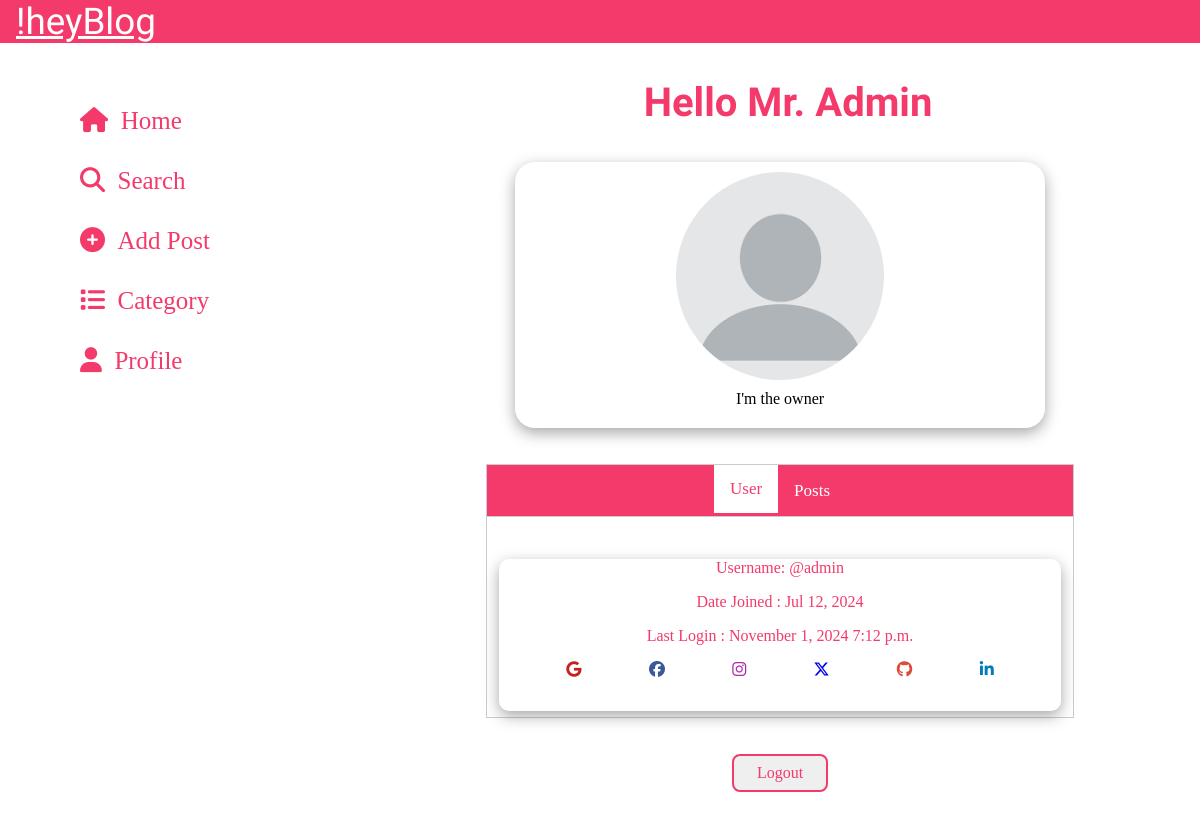
The app's page /members/profile/1 (signed in) with its own data.
### myblog/models.py (models this page shows, shortened)
class Profile(models.Model):
    user = models.OneToOneField(User,null=True,on_delete=models.CASCADE)
    bio = models.TextField()
    profile_pic = models.ImageField(null=True,blank=True,upload_to='images/profile/')
    web_url = models.CharField(max_length=255,null=True,blank=True)
    facebook_url = models.CharField(max_length=255,null=True,blank=True)
    instagram_url = models.CharField(max_length=255,null=True,blank=True)
    twitter_url = models.CharField(max_length=255,null=True,blank=True)
    github_url = models.CharField(max_length=255,null=True,blank=True)
    linkedin_url = models.CharField(max_length=255,null=True,blank=True)

### members/models.py (models this page shows)
class CustomUser(AbstractUser):
    email =     models.EmailField(max_length=100,unique=True)
    USERNAME_FIELD = 'email'
    REQUIRED_FIELDS = ['username']

### members/views.py (the view)
# urls.py: path('profile/<int:pk>',ShowProfileView.as_view(),name = 'show_profile'),
class ShowProfileView(generic.DetailView):
    model = Profile
    template_name = 'registration/user_profile.html'
    def get_context_data(self,*args,**kwargs):
        context = super(ShowProfileView,self).get_context_data(*args,**kwargs)
        page_user=get_object_or_404(Profile,id=self.kwargs['pk'])
        posts = Post.objects.filter(author=page_user.user.id).values().order_by('-post_date')
        context['page_user'] = page_user
        context['posts'] = posts
        return context

### members/templates/registration/user_profile.html (shortened to what this page needs)
{%extends 'base.html' %}
{% load static %}
{% block content%}
<br><br>
<h1 class="articleTitle">Hello {{page_user.user.first_name}} {{page_user.user.last_name}}</h1>
<article class="userProfile">
          <br><br>
        <figure class="profileImage">
            {% if page_user.profile_pic %}
                <a href="{{page_user.profile_pic.url}}"><img src="{{page_user.profile_pic.url}}" class="profilePicture" alt="Profile Image"></a>
            {%else%}
                <img src="{%static 'myblog/images/profile.png'%}" class="profilePicture" alt="Profile Image">
            {%endif%}
            <figcaption>
                {% if page_user.bio%}
                <p  id="profileBio">{{page_user.bio}}</p>
                {%endif%}
            </figcaption>
        </figure>
    <br><br>
    <div class="tabContainer">
        <div class="tab">
            <button class="tablinks" onclick="openTab(event, 'Users')" id="defaultOpen">User</button>
            <button class="tablinks" onclick="openTab(event, 'Posts')">Posts</button>
        </div>
        <div id="Users" class="tabcontent">
            <br><br>
            <article class="profileContainer">
                <p> Username: @{{page_user.user.username}}</p>
                <p> Date Joined : {{page_user.user.date_joined|date:"M d, Y"}}</p>
                <p> Last Login : {{ page_user.user.last_login|date:"F j, Y g:i a" }}</p>
                <p class="profileUrl">
                  {% if page_user.web_url%}
                  <a href="{{page_user.web_url}}" target="_blank"><i class="fa-brands fa-google" style="color: #c5221f;"></i></a>
                  {%endif%}
                  {% if page_user.facebook_url%}
                  <a href="{{page_user.facebook_url}}" target="_blank"><i class="fa-brands fa-facebook" style="color: #3b5998;"></i></a>
                  {%endif%}
                  {% if page_user.instagram_url%}
                  <a href="{{page_user.instagram_url}}" target="_blank"><i class="fa-brands fa-instagram" style="color:  #ac2bac;"></i></a>
                  {%endif%}
                  {% if page_user.twitter_url%}
                  <a href="{{page_user.twitter_url}}" target="_blank"><i class="fa-brands fa-x-twitter"></i></a>
                  {%endif%}
                  {% if page_user.github_url%}
                  <a href="{{page_user.github_url}}" target="_blank"><i class="fa-brands fa-github" style="color: #dd4b39;"></i></a>
                  {%endif%}
                  {% if page_user.linkedin_url%}
                  <a href="{{page_user.linkedin_url}}" target="_blank"><i class="fa-brands fa-linkedin-in" style="color: #007bb5"></i></a>
                  {%endif%}
                  </p>
          </article>
        </div>
    </div>
</article>
<br><br>
{%if user.is_authenticated%}
<center>
<form method="POST" action="{% url 'logout' %}">
    <button type="submit" class="myButton" >Logout</button>
</form>
</center>
{%endif %}
<br><br><br><br>
{% endblock %}

### static/myblog/css/style.css (style rules this page uses)
* { margin: 0; padding: 0; box-sizing: border-box; font-family: 'calibri'; }
:root { --pink: rgb(243, 58, 106); --melon:rgb(247, 166, 178); --purple:#392A48; --blue:#270E59; --catFont:'Handjet', cursive; --back-shadow: 0 2px 10px rgba(243, 58, 106, 0.1); --headFont:'Oswald', sans-serif; }
.articleTitle { color: var(--pink); text-align: center; font-size: 2.5rem; font-family: var(--headFont); padding-left: 1rem; }
.myButton { color: var(--pink); border: 2px solid var(--pink); outline: none; padding: .5em; border-radius: 8px; width: 6rem; font-size: 1rem; cursor: pointer; overflow: hidden; transition: background-color 0.3s ease-in-out, color 0.3s ease-in-out; text-decoration: none; }
.tabContainer { width: 100; }
.tab { overflow: hidden; border: 1px solid #ccc; background-color: rgb(243, 58, 106); display: flex; justify-content: center; }
.tab button { background-color: rgb(243, 58, 106); border: none; outline: none; cursor: pointer; padding: 14px 16px; transition: 0.3s; color: white; font-size: 17px; }
.tab button.active { background-color: white; color: rgb(243, 58, 106); border-bottom: 3px solid rgb(243, 58, 106); }
.tabcontent { display: none; padding: 6px 12px; border: 1px solid #ccc; border-top: none; background-color: white; }
.profileImage { width: 90%; display: flex; flex-direction: column; margin-left: 5%; justify-content: space-between; align-items: center; border-radius: 20px; box-shadow: rgba(0, 0, 0, 0.35) 0px 5px 15px; padding: 10px; }
.profilePicture { border-radius: 50%; width: 13rem; height: 13rem; }
#profileBio { padding: 10px; }
.profileContainer { display: flex; flex-direction: column; row-gap: 1rem; justify-content: center; align-items: center; color: var(--pink); box-shadow: rgba(0, 0, 0, 0.35) 0px 5px 15px; border-radius: 10px; }
.profileUrl { width: 100%; display: flex; flex-direction: row; justify-content: space-evenly; margin-bottom: 2rem; }
@media screen and (min-width:992px) { body { width: 100%; } }
@media screen and (min-width:992px) { .userProfile { width: 70%; margin-left: 15%; } }

### records on screen
Profile: user.first_name "Mr.", user.last_name "Admin", bio "I'm the owner", user.username "admin", user.date_joined "Jul 12, 2024", user.last_login "November 1, 2024 7:12 p.m."
